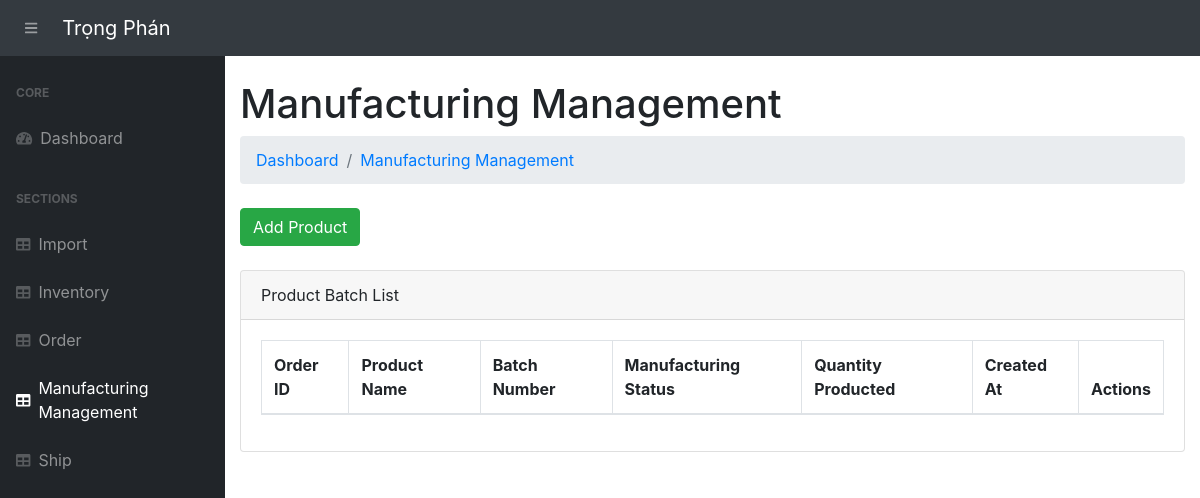
Page /view-product-batches/ on the earlier database version.
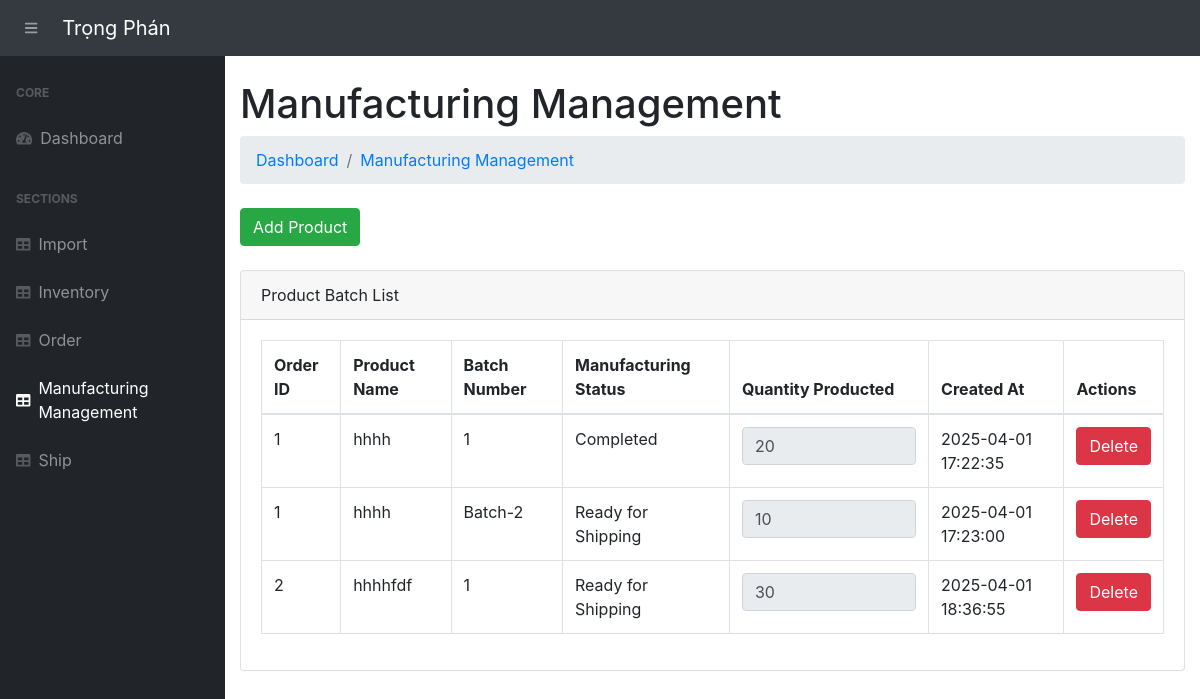
Same page on the later database version.
### app.py (models this page shows, shortened)
class ProductBatch(db.Model):
    __tablename__ = 'product_batches'
    batch_id = db.Column(db.Integer, primary_key=True)
    batch_number = db.Column(db.String(50), nullable=False)
    category = db.Column(db.String(100))
    order_detail_id = db.Column(db.Integer, db.ForeignKey('order_details.order_detail_id'))
    order_detail = db.relationship('OrderDetail', backref='product_batches')
    quantity_in_production = db.Column(db.Integer, default=0)
    quantity_completed = db.Column(db.Integer, default=0)
    quantity_ready_for_shipping = db.Column(db.Integer, default=0)
    manufacturing_status = db.Column(db.String(50), default='In Production')
    product_condition = db.Column(db.String(50), nullable=True)
    defect_reason = db.Column(db.String(255), nullable=True)
    transaction_date = db.Column(db.DateTime, default=vietnam_now)
    quantity_to_update=db.Column(db.Integer, default=0)
    imports = db.relationship('Import', secondary=product_batch_materials, backref='product_batches')

class OrderDetail(db.Model):
    __tablename__ = 'order_details'
    order_detail_id = db.Column(db.Integer, primary_key=True)
    order_id = db.Column(db.Integer, db.ForeignKey('orders.order_id'))
    product_name = db.Column(db.String(100))
    product_price = db.Column(db.Float)
    quantity = db.Column(db.Integer)
    import_id = db.Column(db.Integer, db.ForeignKey('imports.import_id'))  # Import relation
    import_record = db.relationship('Import', backref='order_details', lazy=True)

### app.py (the view)
@app.route('/view-product-batches/', methods=["GET"])
def view_product_batches():
    product_batches = ProductBatch.query.all()
    return render_template('view_product_batches.html', product_batches=product_batches)

### templates/view_product_batches.html (shortened to what this page needs)
{% extends 'base.html' %}
{% block content %}
<main>
    <div class="container-fluid">
        <h1 class="mt-4">Manufacturing Management</h1>
        <ol class="breadcrumb mb-4">
            <li class="breadcrumb-item"><a href="/">Dashboard</a></li>
            <li class="breadcrumb-item"><a href="/view-product-batches/">Manufacturing Management</a></li>
        </ol>
        <a href="/add-product-batch/" class="btn btn-success">Add Product</a>
        <br><br>
        <div class="card mb-4">
            <div class="card-header">Product Batch List</div>
            <div class="card-body">
                <table class="table table-bordered" id="dataTable" width="100%" cellspacing="0">
                    <thead>
                        <tr>
                            <th>Order ID</th>
                            <th>Product Name</th>
                            <th>Batch Number</th>
                            <th>Manufacturing Status</th>
                            <th>Quantity Producted</th>
                            <th>Created At</th>
                            <th>Actions</th>
                        </tr>
                    </thead>
                    <tbody>
                        {% for batch in product_batches %}
                            <tr>
                                <td>{{ batch.order_detail.order_id }}</td>
                                <td>{{ batch.order_detail.product_name }}</td>
                                <td>{{ batch.batch_number }}</td>
                                <td>{{ batch.manufacturing_status }}</td>
                                <td>
                                    {% if batch.quantity_completed is none or batch.quantity_completed == 0 %}
                                        <form action="{{ url_for('update_quantity_produced', batch_id=batch.batch_id) }}" method="POST" class="d-flex flex-column align-items-start">
                                            <input type="number" name="quantity_to_update" placeholder="Enter quantity" required min="0" value="{{ batch.quantity_completed or 0 }}">
                                            <button type="submit" class="btn btn-success mb-2">Update</button>
                                        </form>
                                    {% else %}
                                        <input type="number" value="{{ batch.quantity_completed }}" disabled class="form-control">
                                    {% endif %}
                                </td>
                                <td>{{ batch.transaction_date.strftime('%Y-%m-%d %H:%M:%S') }}</td>
                                <td>
                                <form action="{{  url_for('delete_product_batch', batch_id=batch.batch_id)}}" method="POST" style="display:inline;">
                                        <button type="submit" class="btn btn-danger" onclick="return confirm('Are you sure you want to delete this item?')">Delete</button>
                                    </form>
                                </td>
                            </tr>
                        {% endfor %}
                    </tbody>
                </table>
            </div>
        </div>
    </div>
</main>
{% endblock %}

Differences in the rows shown:
added ProductBatch: order_detail.order_id "1", order_detail.product_name "hhhh", batch_number "1", manufacturing_status "Completed", quantity_completed "20", transaction_date "2025-04-01 17:22:35"
added ProductBatch: order_detail.order_id "1", order_detail.product_name "hhhh", batch_number "Batch-2", manufacturing_status "Ready for Shipping", quantity_completed "10", transaction_date "2025-04-01 17:23:00"
added ProductBatch: order_detail.order_id "2", order_detail.product_name "hhhhfdf", batch_number "1", manufacturing_status "Ready for Shipping", quantity_completed "30", transaction_date "2025-04-01 18:36:55"
